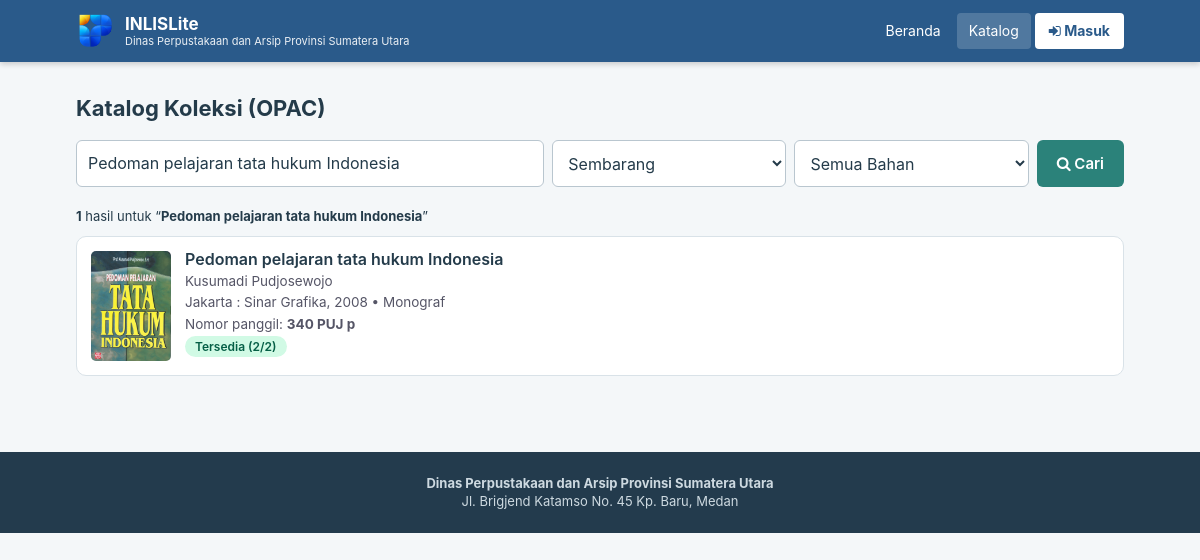
/katalog.php?cari=1&q=Pedoman pelajaran tata hukum Indonesia, run on the app's committed database.
### tables this page shows
CREATE TABLE `bibliografi` (
  `id_bibliografi` int(10) UNSIGNED NOT NULL,
  `judul` varchar(255) NOT NULL,
  `pengarang` varchar(150) NOT NULL,
  `penerbit` varchar(150) DEFAULT NULL,
  `kota_terbit` varchar(80) DEFAULT NULL,
  `tahun_terbit` smallint(5) UNSIGNED DEFAULT NULL,
  `isbn` varchar(30) DEFAULT NULL,
  `subjek` varchar(255) DEFAULT NULL,
  `nomor_panggil` varchar(60) DEFAULT NULL,
  `jenis_bahan` varchar(40) NOT NULL DEFAULT 'Monograf',
  `deskripsi_fisik` varchar(120) DEFAULT NULL,
  `cover` varchar(255) DEFAULT NULL,
  `created_at` datetime NOT NULL DEFAULT current_timestamp(),
  `updated_at` datetime NOT NULL DEFAULT current_timestamp() ON UPDATE current_timestamp()
);

### app/helpers.php (called while the page is built, shortened)
<?php
function e($v): string
{
    return htmlspecialchars((string)($v ?? ''), ENT_QUOTES | ENT_SUBSTITUTE, 'UTF-8');
}
function url(string $path = ''): string
{
    return BASE_URL . '/' . ltrim($path, '/');
}
function asset(string $path): string
{
    return url('assets/' . ltrim($path, '/'));
}
function get(string $key, string $default = ''): string
{
    $v = $_GET[$key] ?? $default;
    return is_string($v) ? trim($v) : $default;
}
function selected($current, $option): string
{
    return (string)$current === (string)$option ? ' selected' : '';
}
function angka($n, int $desimal = 0): string
{
    return number_format((float)$n, $desimal, ',', '.');
}
function paginasi(int $total, int $per = 10): array
{
    $pages = max(1, (int)ceil($total / $per));
    $page = (int)get('page', '1');
    $page = max(1, min($page, $pages));
    return ['page' => $page, 'pages' => $pages, 'offset' => ($page - 1) * $per, 'per' => $per];
}
function like_escape(string $s): string
{
    return str_replace(['\\', '%', '_'], ['\\\\', '\\%', '\\_'], $s);
}

### app/classes/Database.php (called while the page is built, shortened)
<?php
final class Database
{
    private static ?PDO $pdo = null;
    public static function pdo(): PDO
    {
        if (self::$pdo === null) {
            $c = $GLOBALS['config']['db'];
            $dsn = sprintf('mysql:host=%s;port=%d;dbname=%s;charset=%s', $c['host'], $c['port'], $c['name'], $c['charset']);
            $pdo = new PDO($dsn, $c['user'], $c['pass'], [
                PDO::ATTR_ERRMODE            => PDO::ERRMODE_EXCEPTION,
                PDO::ATTR_DEFAULT_FETCH_MODE => PDO::FETCH_ASSOC,
                PDO::ATTR_EMULATE_PREPARES   => false,
            ]);
            $offset = (new DateTime('now'))->format('P');
            $pdo->exec("SET time_zone = '" . $offset . "'");
            self::$pdo = $pdo;
        }
        return self::$pdo;
    }
    public static function all(string $sql, array $params = []): array
    {
        $st = self::pdo()->prepare($sql);
        $st->execute($params);
        return $st->fetchAll();
    }
    public static function value(string $sql, array $params = [])
    {
        $st = self::pdo()->prepare($sql);
        $st->execute($params);
        $v = $st->fetchColumn();
        return $v === false ? null : $v;
    }
}

### app/classes/Bibliografi.php (called while the page is built, shortened)
<?php
final class Bibliografi
{
    private static function filter(string $q, string $ruas, string $bahan): array
    {
        $w = ['1=1'];
        $p = [];
        if ($q !== '') {
            $like = '%' . like_escape($q) . '%';
            if ($ruas === 'semua' || !isset(self::RUAS[$ruas])) {
                $w[] = '(b.judul LIKE ? OR b.pengarang LIKE ? OR b.penerbit LIKE ? OR b.subjek LIKE ? OR b.nomor_panggil LIKE ? OR b.isbn LIKE ?)';
                array_push($p, $like, $like, $like, $like, $like, $like);
            } else {
                $w[] = "b.$ruas LIKE ?";
                $p[] = $like;
            }
        }
        return [implode(' AND ', $w), $p];
    }
    public static function hitung(string $q = '', string $ruas = 'semua', string $bahan = ''): int
    {
        [$w, $p] = self::filter($q, $ruas, $bahan);
        return (int)Database::value("SELECT COUNT(*) FROM bibliografi b WHERE $w", $p);
    }
    public static function daftar(string $q, string $ruas, string $bahan, int $limit, int $offset, string $urut = 'judul'): array
    {
        [$w, $p] = self::filter($q, $ruas, $bahan);
        $order = $urut === 'terbaru' ? 'b.id_bibliografi DESC' : 'b.judul ASC';
        $limit = max(1, $limit);
        $offset = max(0, $offset);
        return Database::all('SELECT ' . self::SEL . " FROM bibliografi b WHERE $w ORDER BY $order LIMIT $limit OFFSET $offset", $p);
    }
    public static function urlCover(?string $cover): string
    {
        if ($cover) {
            $cover = preg_replace('#^assets/#', '', $cover);
            if (is_file(APP_ROOT . '/assets/' . $cover)) {
                return asset($cover);
            }
        }
        return asset('images/tdkada.gif');
    }
}

### app/bootstrap.php (called while the page is built, shortened)
<?php
spl_autoload_register(function (string $class): void {
    $file = APP_ROOT . '/app/classes/' . $class . '.php';
});
require APP_ROOT . '/app/helpers.php';

### katalog.php (the view, shortened to what this page needs)
<?php
require __DIR__ . '/app/bootstrap.php';
require APP_ROOT . '/app/views/publik.php';
$q = get('q');
$ruas = get('ruas', 'semua');
$bahan = get('bahan');
$dicari = isset($_GET['cari']) || isset($_GET['q']);
$total = $dicari ? Bibliografi::hitung($q, $ruas, $bahan) : 0;
$pg = paginasi($total, 10);
$hasil = $dicari ? Bibliografi::daftar($q, $ruas, $bahan, $pg['per'], $pg['offset']) : [];
?>
<div class="pub-wrap">
    <section class="sec">
        <h2>Katalog Koleksi (OPAC)</h2>
        <form class="form-cari" method="get" action="<?= e(url('katalog.php')) ?>">
            <input type="search" name="q" value="<?= e($q) ?>" placeholder="Kata kunci" maxlength="100" aria-label="Kata kunci">
            <select name="ruas" aria-label="Cari pada"><?php foreach (Bibliografi::RUAS as $k => $v): ?><option value="<?= e($k) ?>"<?= selected($ruas, $k) ?>><?= e($v) ?></option><?php endforeach; ?></select>
            <select name="bahan" aria-label="Jenis bahan"><option value="">Semua Bahan</option></select>
            <button type="submit"><i class="fa fa-search"></i> Cari</button>
        </form>
        <?php if ($dicari): ?>
            <p><b><?= angka($total) ?></b> hasil<?= $q !== '' ? ' untuk &ldquo;<b>' . e($q) . '</b>&rdquo;' : '' ?></p>
            <?php foreach ($hasil as $b): ?>
                <div class="hasil">
                    <img src="<?= e(Bibliografi::urlCover($b['cover'])) ?>" alt="" loading="lazy">
                    <div>
                        <h4><?= e($b['judul']) ?></h4>
                        <p><?= e($b['pengarang']) ?></p>
                        <p><?= e(trim(($b['kota_terbit'] ? $b['kota_terbit'] . ' : ' : '') . $b['penerbit'] . ', ' . $b['tahun_terbit'], ' ,:')) ?> &bull; <?= e($b['jenis_bahan']) ?></p>
                        <p>Nomor panggil: <b><?= e($b['nomor_panggil'] ?: '-') ?></b></p>
                        <span class="tag <?= (int)$b['tersedia'] > 0 ? 'ok' : 'no' ?>"><?= (int)$b['tersedia'] > 0 ? 'Tersedia' : 'Sedang dipinjam' ?> (<?= (int)$b['tersedia'] ?>/<?= (int)$b['total_eks'] ?>)</span>
                    </div>
                </div>
            <?php endforeach; ?>
        <?php else: ?>
            <div class="note">Masukkan kata kunci untuk mencari koleksi. Untuk meminjam atau menyampaikan keluhan, silakan <a href="<?= e(url('login.php')) ?>">masuk</a> terlebih dahulu.</div>
        <?php endif; ?>
    </section>
</div>

### assets/css/publik.css (style rules this page uses)
* { box-sizing:border-box }
body { margin:0;font-family:-apple-system,BlinkMacSystemFont,"Segoe UI",Roboto,Arial,sans-serif;color:#243b4a;background:#f4f7f9;overflow-x:hidden }
.pub-wrap { max-width:1080px;margin:0 auto;padding:0 16px }
.sec { padding:34px 0 8px }
.sec h2 { font-size:22px;margin:0 0 6px;font-weight:700 }
.hasil { background:#fff;border:1px solid #d9e2e8;border-radius:10px;padding:14px;margin-bottom:12px;display:flex;gap:14px }
.hasil img { width:80px;height:110px;object-fit:cover;border-radius:5px;flex:none;background:#eee }
.hasil h4 { margin:0 0 4px;font-size:16px }
.hasil p { margin:2px 0;font-size:13.5px;color:#556 }
.tag { display:inline-block;padding:2px 10px;border-radius:12px;font-size:12px;font-weight:600 }
.tag.ok { background:#d1fae5;color:#065f46 }
.form-cari { display:grid;grid-template-columns:2fr 1fr 1fr auto;gap:8px;margin:20px 0 }
.form-cari input,.form-cari select { padding:11px;border:1px solid #b9c6cf;border-radius:6px;font-size:16px;width:100%;min-width:0;background:#fff }
.form-cari button { border:0;background:#2b827a;color:#fff;padding:0 20px;border-radius:6px;font-size:15px;font-weight:600;cursor:pointer;min-height:44px }

### data on the page
bibliografi: cover (picture), judul "Pedoman pelajaran tata hukum Indonesia", pengarang "Kusumadi Pudjosewojo", kota_terbit+penerbit+tahun_terbit "Jakarta : Sinar Grafika, 2008", jenis_bahan "Monograf", nomor_panggil "340 PUJ p", tersedia "2", total_eks "2"

### other printed values
$nm "Dinas Perpustakaan dan Arsip Provinsi Sumatera Utara"
angka($total) "1"
$q "Pedoman pelajaran tata hukum Indonesia"
$al "Jl. Brigjend Katamso No. 45 Kp. Baru, Medan"
form field ruas "Sembarang"
